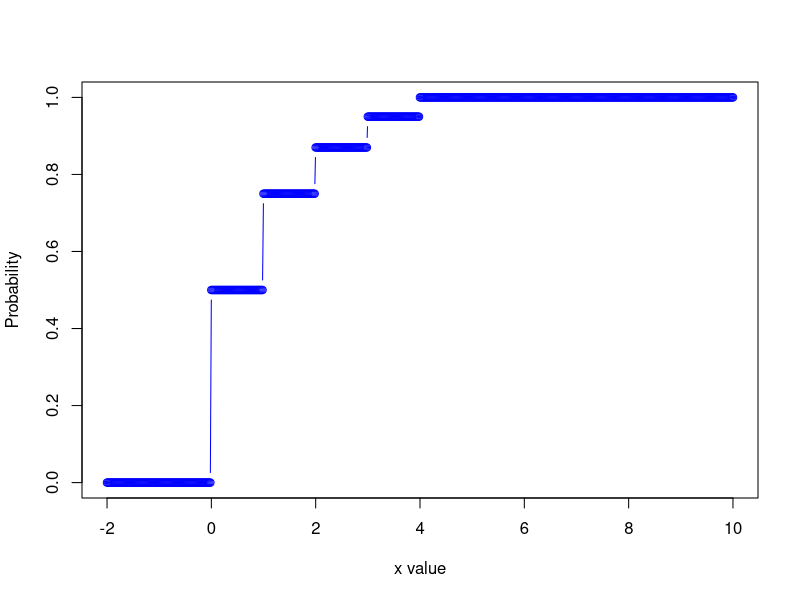
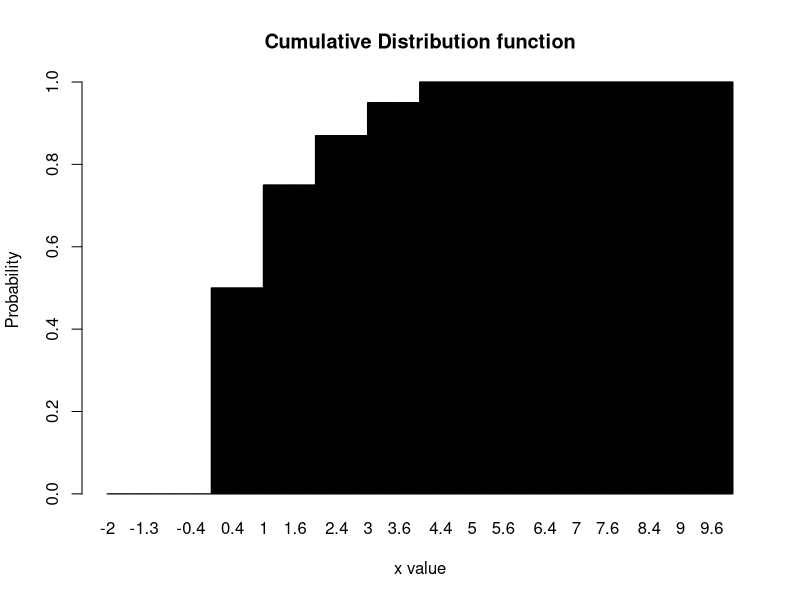
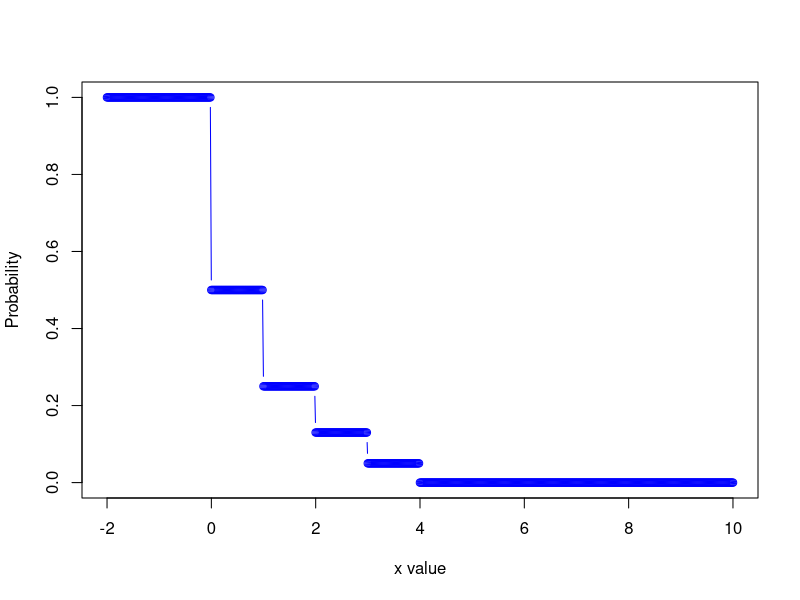
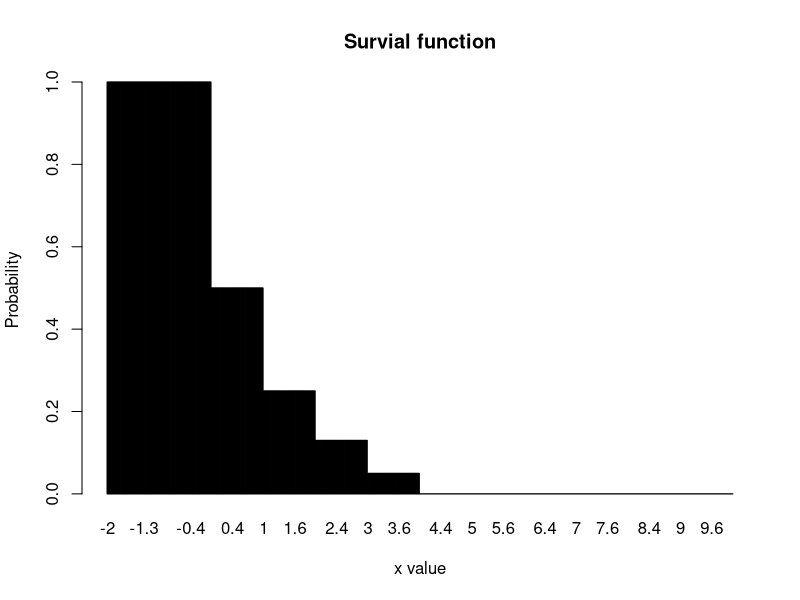
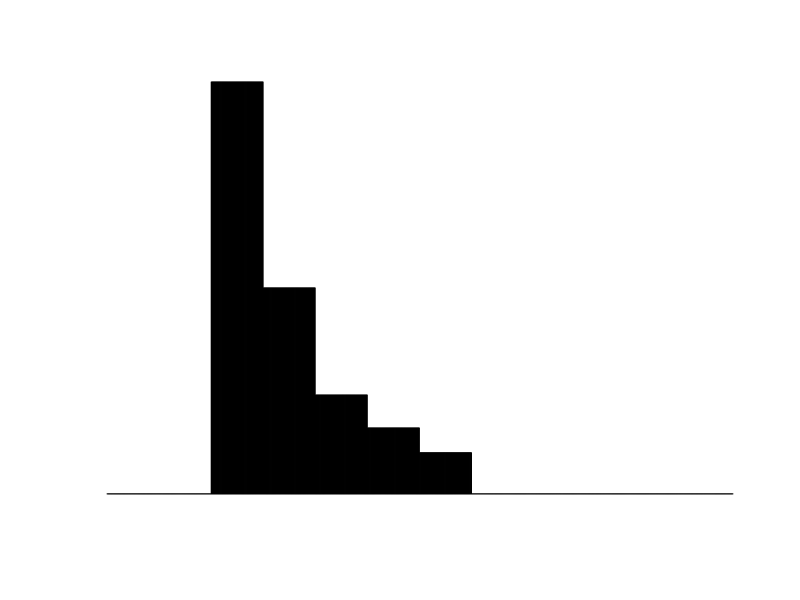

Here is the R script that generated these plots, in order: (Note: this script raises an error after producing the figures.)
# now we want to ploting the Model 3 
F_x3 = function(x){
  if(x < 0){
    prob = 0
  }
  if((x<1)&(x>=0)){
    prob = 0.5
  }
  if((x<2)&(x>=1)){
    prob = 0.75
  }
  if((x<3)&(x>=2)){
    prob = 0.87
  }
  if((x<4)&(x>=3)){
    prob = 0.95
  }
  if(x>=4){
    prob = 1
  }
  return(prob)
}
#please enter your number (input) as x:
x = 3
F_x3(x)

#for example we have S as support or frre point:
S = seq(-2 , 10 , 0.02)
w = c()
k = 1
for(i in S){
  w[k] = F_x3(i)
  k = k+1
}
 plot(x = S , y = w , col = "blue" , type = "b" , xlab = "x value" , ylab = "Probability")
barplot(w , names.arg = S , col = 4, 
        xlab = "x value" , ylab = "Probability" , main = "Cumulative Distribution function")

# for making a survial function of X we have:
S_x3 = function(x){
  prob = 1 - F_x3(x)
  return(prob)
}

x = 3
S_x3(x)
S = seq(-2 , 10,0.02)
q = c()
k = 1
for(i in S){
  q[k] = S_x3(i)
  k = k+1
}
 plot(x = S , y = q , col = "blue" , type = "b" , xlab = "x value" , ylab = "Probability")
 barplot(q , names.arg = S , col = 4, 
         xlab = "x value" , ylab = "Probability" , main = "Survial function")
 # for making a probability density function we have:
 f_x3 = function(x){
   prob = F_x3(x) - F_x3(x-1)
   return(prob)
 }
 
x = 3
f_x3(x)
S = seq(-2 , 10 ,0.02)
e = c()
k = 1
for(i in S){
  e[k] = f_x3(i)
  k = k+1
}

barplot( e  ,names.arg = -10:10 ,
         xlab = "X value" , ylab = "Probability" ,
         col = 5:1)
 

 
####


